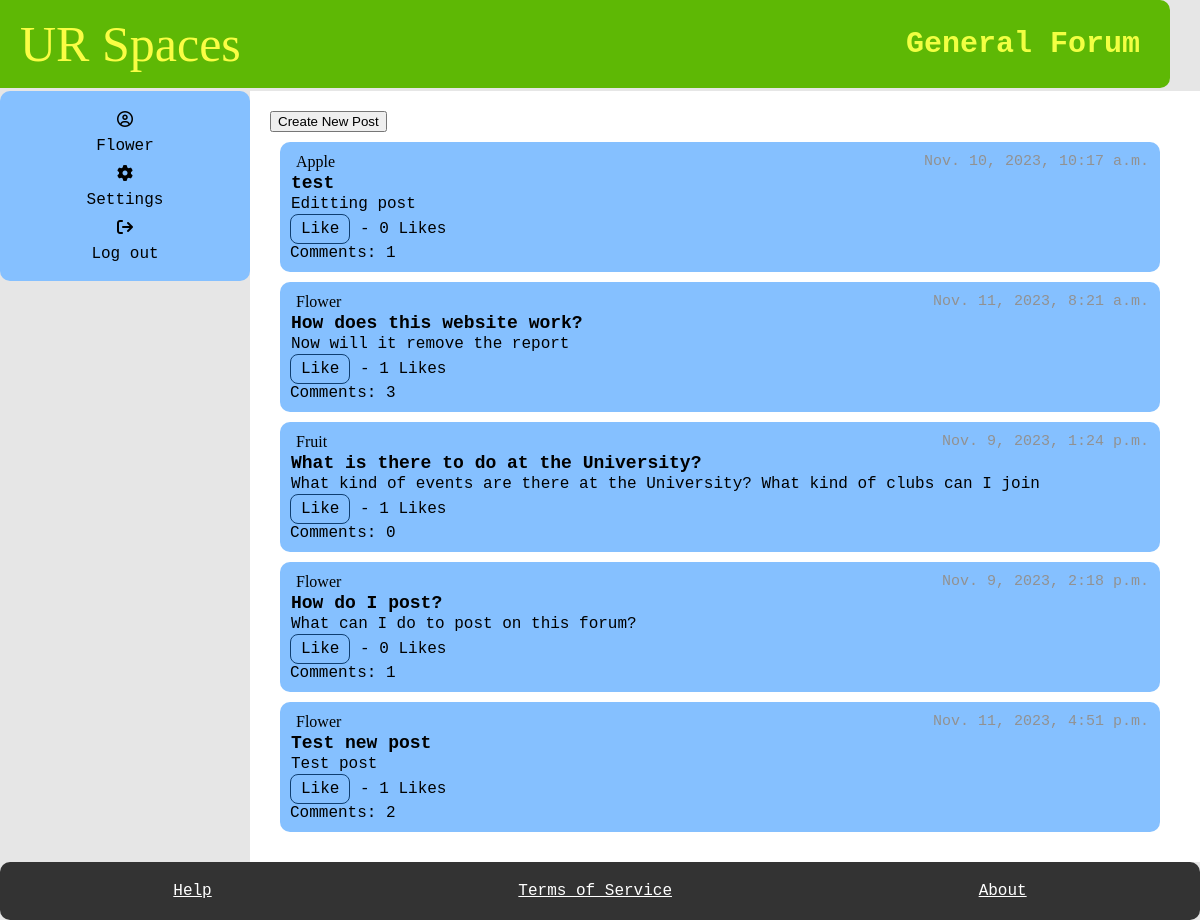
Screenshot of /subforum/general-forum/ (signed in) with the database file from the repository.
### myapp/models.py (models this page shows, shortened)
class SubForum(models.Model):
    sub_name = models.CharField(max_length=100)
    slug = models.SlugField(max_length=400, unique=True, blank=True)

class Posts(models.Model):
    User_ID = models.ForeignKey(Student, on_delete=models.CASCADE)
    SubForum_ID = models.ForeignKey(SubForum, default= 1, on_delete=models.CASCADE)
    post_name = models.TextField(max_length=400)
    contents = models.TextField()
    count_likes = models.IntegerField(default=0, blank=True, )
    locked = models.BooleanField(default=False)
    pin = models.BooleanField(default=False)
    reported = models.BooleanField(default=False)
    post_date = models.DateTimeField(auto_now_add=True)
    slug = models.SlugField(max_length=400, unique=True, blank=True)
    likes = models.ManyToManyField(User, related_name="post_like")
    def total_likes(self):
        return self.likes.count()
    def get_url(self):
        return reverse("posts", kwargs={
            "slug":self.slug
        })
    @property
    def num_comments(self):
        return Comment.objects.filter(Post_ID = self, User_ID__banned =False).count()

class Student(models.Model):
    User_ID = models.ForeignKey(User, on_delete=models.CASCADE)
    bio = models.TextField(default="Please add bio in settings", blank=True)
    banned = models.BooleanField(default=False)
    avatar =ResizedImageField(size=[50, 80], quality=100, upload_to="authors", default=None, null=True, blank=True)
    reported = models.BooleanField(default=False)
    slug = models.SlugField(max_length=400, unique=True, blank=True)
    def get_url(self):
        return reverse("user", kwargs={
            "slug":self.slug
        })

### myapp/views.py (the view, shortened to what this page needs)
# urls.py: path("subforum/<slug>/", subforum, name="subforum"),
@login_required
def subforum(request, slug, pk=None):
    forum = get_object_or_404(SubForum, slug=slug)
    post = Posts.objects.filter(SubForum_ID = forum, User_ID__banned =False)
    pinnedPosts = Posts.objects.filter(SubForum_ID = forum, User_ID__banned =False, pin =True)
    unpinnedPosts = Posts.objects.filter(SubForum_ID = forum, User_ID__banned =False, pin =False)
    user = request.user
    currentUser = User.objects.get(username = user)
    error = False
    if post.exists():
        if pk:
            updatePost = post.get(pk = pk)
            if "pinPost" in request.POST:
                pinPost = Posts.objects.get(pk = pk)
                pinPost.User_ID = updatePost.User_ID
                pinPost.SubForum_ID = forum
                pinPost.post_name =updatePost.post_name
                pinPost.contents =updatePost.contents
                pinPost.post_date =updatePost.post_date
                pinPost.count_likes = updatePost.count_likes
                pinPost.reported = updatePost.reported
                pinPost.pin = True
                pinPost.locked = updatePost.locked
                pinPost.slug = updatePost.slug
                pinPost.save()
                pinnedPosts = Posts.objects.filter(SubForum_ID = forum, User_ID__banned =False, pin =True)
                unpinnedPosts = Posts.objects.filter(SubForum_ID = forum, User_ID__banned =False, pin =False)
            if "unpinPost" in request.POST:
                pinPost = Posts.objects.get(pk = pk)
                pinPost.User_ID = updatePost.User_ID
                pinPost.SubForum_ID = forum
                pinPost.post_name =updatePost.post_name
                pinPost.contents =updatePost.contents
                pinPost.post_date =updatePost.post_date
                pinPost.count_likes = updatePost.count_likes
                pinPost.reported = updatePost.reported
                pinPost.pin = False
                pinPost.locked = updatePost.locked
                pinPost.slug = updatePost.slug
                pinPost.save()
                pinnedPosts = Posts.objects.filter(SubForum_ID = forum, User_ID__banned =False, pin =True)
                unpinnedPosts = Posts.objects.filter(SubForum_ID = forum, User_ID__banned =False, pin =False)
    try:
        moderator = Moderator.objects.get(User_ID = currentUser)
    except:
        moderator = None
    if moderator is None:
        student = Student.objects.get(User_ID = currentUser)
    context = {
        "forum": forum,
        "post" : post,
        "error": error,
        "moderator": moderator,
        "pinnedPosts": pinnedPosts,
        "unpinnedPosts": unpinnedPosts,
    }
    return render(request, "subforum.html", context)

### myapp/templates/subforum.html (shortened to what this page needs)
{% extends 'base.html' %}
    {% block title %}
    <h1>{{forum.sub_name}}</h1>
    {% endblock %}
    {% block content %}
    <main>
      {%if moderator is None%}
      <button onclick="reveal()", type="submit", name="createPost", value="createPost">Create New Post</button>
      {%endif%}
      {% for field in pinnedPosts %}
        <section class="box" >
        <div class="post-item">
          {%if  field.User_ID.User_ID.username  == request.user.username%}
                <a href="{% url 'profile' %}" class="name"> {{field.User_ID.User_ID.username}}  </a>
          {%else%}
                <a href="{{field.User_ID.get_url}}" class="name"> {{field.User_ID.User_ID.username}}  </a>
          {% endif %}
            <span class="date"> {{field.post_date}} </span>
        </div>
        <div class="post-item">
          <a href="{{field.get_url}}" class="item2"> {{field.post_name}}  </a>
          </div>
        <div class="post-item">
          <span> {{field.contents}}</span>
        </div>
        <div>
          <form action="{% url 'post_like' field.id %}" method="POST">
            <button type="submit" name="post_id" value="{{field.id}}" class="btn btn-info">Like</button> - {{ field.total_likes }} Likes
          </form>
          <a href="{{field.get_url}}"> Comments: {{field.num_comments}} </a>
      </section>
      {% endfor %}
      {% for field in unpinnedPosts%}
        <section class="box" >
        <div class="post-item">
          {%if  field.User_ID.User_ID.username  == request.user.username%}
                <a href="{% url 'profile' %}" class="name"> {{field.User_ID.User_ID.username}}  </a>
          {%else%}
                <a href="{{field.User_ID.get_url}}" class="name"> {{field.User_ID.User_ID.username}}  </a>
          {% endif %}
            <span class="date"> {{field.post_date}} </span>
        </div>
        <div class="post-item">
          <a href="{{field.get_url}}" class="item2"> {{field.post_name}}  </a>
          </div>
        <div class="post-item">
          <span> {{field.contents}}</span>
        </div>
        <div>
          <form action="{% url 'post_like' field.id %}" method="POST">
            <button type="submit" name="post_id" value="{{field.id}}" class="btn btn-info">Like</button> - {{ field.total_likes }} Likes
          </form>
          <a href="{{field.get_url}}"> Comments: {{field.num_comments}} </a>
      </section>
      {% endfor %}
    </main>
    {% endblock %}

### myapp/templates/base.html (shortened to what this page needs)
{%load static%}
<!DOCTYPE html>
<html lang="en">
    <head>
        <link rel="stylesheet" href="{%static 'style.css' %}"/>
    </head>
  <body>
    <div id="container">
        <header>
          <a href="{% url 'index' %}" class="title">UR Spaces</a>
          {% block title %}
          {% endblock %}
        </header>
        <aside id="aside">
          <div class="user-panel">
            <i class="fa-regular fa-circle-user"></i><a href="{% url 'profile' %}"> {{request.user.username}} </a>
            {% if request.user.is_staff%}
            <i class="fa-solid fa-file-lines"></i><a href="{% url 'report' %}"> Reports </a>
            {%else%}
            <i class="fa-solid fa-gear"></i><a href="{% url 'setting' %}"> Settings </a>
            {% endif %}
            <i class="fa-solid fa-arrow-right-from-bracket"></i><a href="{% url 'logout' %}">Log out </a>
          </div>
        </aside>
    {% block content %}
    {% endblock %}
    <footer>
        <a href="{% url 'help' %}" id="footer_link">Help</a>
        <a href="{% url 'service' %}" id="footer_link">Terms of Service</a>
        <a href="{% url 'about' %}" id="footer_link">About</a>
      </footer>
    </div>
  </body>
</html>

### myapp/static/style.css (style rules this page uses)
body { font-family: monospace; font-size: 16px; background-color: #e6e6e6; margin: 0; padding: 0; }
#container { display: grid; grid-template-areas: "header header" ". ." "aside main" "footer footer"; grid-template-rows: auto 3px 1fr auto; grid-template-columns: 250px 1fr; min-height: 100vh; }
header { grid-area: header; display: flex; justify-content: space-between; align-items: center; padding: 15px 30px; background-color: #5eb805; border-radius: 10px; position: relative; left: -30px; }
header .title { font-size: 50px; color: #f2ff42; text-decoration: none; font-family: 'Brush Script MT', Brush Script Std, cursive; position: relative; left: 20px; }
header h1 { font-size: 30px; margin: 0; color: #f2ff42 }
#aside { grid-area: aside; padding: 20px 20px; background-color: #85c0ff; height: 150px; display: flex; flex-direction: column; align-items: center; gap: 10px; border-radius: 10px; }
.user-panel { width: 100%; display: flex; flex-direction: column; align-items: center; gap: 10px; }
main { grid-area: main; background-color: white; padding: 20px; padding-right: 30px; }
.btn { background-color: transparent; color: black; border: 1px solid #0f3e70; border-radius: 8px; font-family: monospace; font-size: 16px; transition-duration: 0.4s; padding: 5px 10px; }
.post-item { display: flex; justify-content: space-between; border-radius: 10px; padding: 1px; }
.name { font-family: cursive; margin-left: 5px; }
.date { font-size: 15px; color: rgb(146, 145, 145); }
.item2 { font-weight: bold; font-size: 18px; }
.box { display: flex; flex-direction: column; border-radius: 10px; padding: 10px; margin: 10px; background-color: #85c0ff; }
footer { grid-area: footer; background-color: #333; padding: 20px; display: flex; justify-content: space-around; border-radius: 10px; }
#footer_link { color: white; text-decoration: underline;; font-size: 16px; }
a:link { color: #000000; text-decoration: none; }
a.title:link { text-decoration: none; color: #fafd44; }

### rows the page displays
SubForum: sub_name "General Forum"
Posts: User_ID.User_ID.username "Apple", post_date "Nov. 10, 2023, 10:17 a.m.", post_name "test", contents "Editting post", total_likes "0", num_comments "1"
Posts: User_ID.User_ID.username "Flower", post_date "Nov. 11, 2023, 8:21 a.m.", post_name "How does this website work?", contents "Now will it remove the report", total_likes "1", num_comments "3"
Posts: User_ID.User_ID.username "Fruit", post_date "Nov. 9, 2023, 1:24 p.m.", post_name "What is there to do at the University?", contents "What kind of events are there at the University? What kind of clubs can I join", total_likes "1", num_comments "0"
Posts: User_ID.User_ID.username "Flower", post_date "Nov. 9, 2023, 2:18 p.m.", post_name "How do I post?", contents "What can I do to post on this forum?", total_likes "0", num_comments "1"
Posts: User_ID.User_ID.username "Flower", post_date "Nov. 11, 2023, 4:51 p.m.", post_name "Test new post", contents "Test post", total_likes "1", num_comments "2"

### other values shown
{{ request.user.username }} "Flower"
